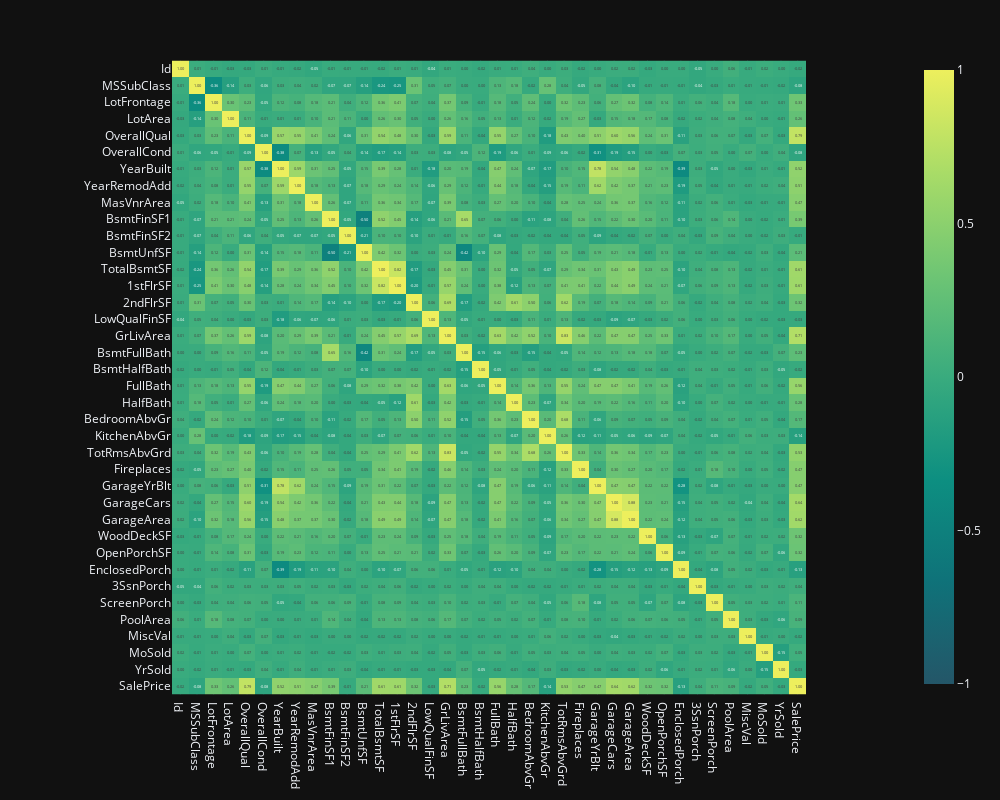

Notebook source saved alongside this figure:
### Markdown cell above
# Exploratory Data Analysisa

### Code cell
fig = px.imshow(train.corr(),text_auto='.2f',zmin = -1 , zmax = 1 , 
                color_continuous_scale=px.colors.sequential.Aggrnyl).update_layout(template='plotly_dark')
fig.layout.height = 800
fig.layout.width = 1000
fig.show()

### Figure 1 — Plotly figure (JSON) as saved in the notebook; plotly's stock layout.template omitted (floating-point values rounded to 4 significant figures; data arrays with more than 128 entries replaced by an {"elided": "..."} marker saying what was removed)
{"data": [{"coloraxis": "coloraxis", "hovertemplate": "x: %{x}<br>y: %{y}<br>color: %{z}<extra></extra>", "name": "0", "texttemplate": "%{z:.2f}", "type": "heatmap", "x": ["Id", "MSSubClass", "LotFrontage", "LotArea", "OverallQual", "OverallCond", "YearBuilt", "YearRemodAdd", "MasVnrArea", "BsmtFinSF1", "BsmtFinSF2", "BsmtUnfSF", "TotalBsmtSF", "1stFlrSF", "2ndFlrSF", "LowQualFinSF", "GrLivArea", "BsmtFullBath", "BsmtHalfBath", "FullBath", "HalfBath", "BedroomAbvGr", "KitchenAbvGr", "TotRmsAbvGrd", "Fireplaces", "GarageYrBlt", "GarageCars", "GarageArea", "WoodDeckSF", "OpenPorchSF", "EnclosedPorch", "3SsnPorch", "ScreenPorch", "PoolArea", "MiscVal", "MoSold", "YrSold", "SalePrice"], "xaxis": "x", "y": ["Id", "MSSubClass", "LotFrontage", "LotArea", "OverallQual", "OverallCond", "YearBuilt", "YearRemodAdd", "MasVnrArea", "BsmtFinSF1", "BsmtFinSF2", "BsmtUnfSF", "TotalBsmtSF", "1stFlrSF", "2ndFlrSF", "LowQualFinSF", "GrLivArea", "BsmtFullBath", "BsmtHalfBath", "FullBath", "HalfBath", "BedroomAbvGr", "KitchenAbvGr", "TotRmsAbvGrd", "Fireplaces", "GarageYrBlt", "GarageCars", "GarageArea", "WoodDeckSF", "OpenPorchSF", "EnclosedPorch", "3SsnPorch", "ScreenPorch", "PoolArea", "MiscVal", "MoSold", "YrSold", "SalePrice"], "yaxis": "y", "z": {"elided": "38x38 float values"}}], "layout": {"coloraxis": {"cmax": 1, "cmin": -1, "colorscale": [[0, "rgb(36, 86, 104)"], [0.1667, "rgb(15, 114, 121)"], [0.3333, "rgb(13, 143, 129)"], [0.5, "rgb(57, 171, 126)"], [0.6667, "rgb(110, 197, 116)"], [0.8333, "rgb(169, 220, 103)"], [1, "rgb(237, 239, 93)"]]}, "height": 800, "margin": {"t": 60}, "width": 1000, "xaxis": {"anchor": "y", "constrain": "domain", "domain": [0, 1], "scaleanchor": "y"}, "yaxis": {"anchor": "x", "autorange": "reversed", "constrain": "domain", "domain": [0, 1]}}}
